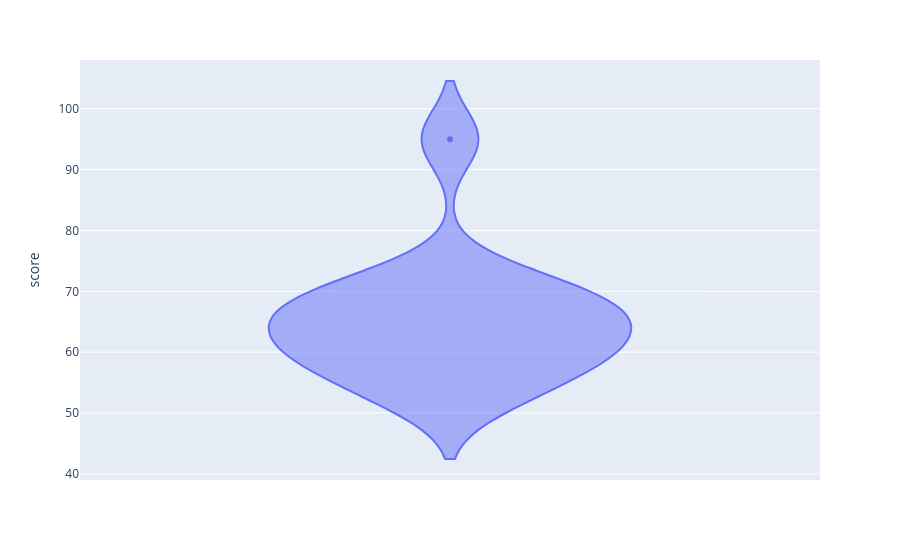

The cell this chart's notebook holds for it:
### Code cell
fig = px.violin(
    group_a,
    y='score',
)

fig.show()

### Figure 1 — Plotly figure (JSON) as saved in the notebook; plotly's stock layout.template omitted (floating-point values rounded to 4 significant figures)
{"data": [{"alignmentgroup": "True", "box": {"visible": false}, "hovertemplate": "score=%{y}<extra></extra>", "legendgroup": "", "marker": {"color": "#636efa"}, "name": "", "offsetgroup": "", "orientation": "v", "scalegroup": "True", "showlegend": false, "x0": " ", "xaxis": "x", "y": [52, 55, 58, 60, 61, 63, 65, 67, 68, 70, 72, 95], "y0": " ", "yaxis": "y", "type": "violin"}], "layout": {"xaxis": {"anchor": "y", "domain": [0.0, 1.0]}, "yaxis": {"anchor": "x", "domain": [0.0, 1.0], "title": {"text": "score"}}, "legend": {"tracegroupgap": 0}, "margin": {"t": 60}, "violinmode": "group"}}
